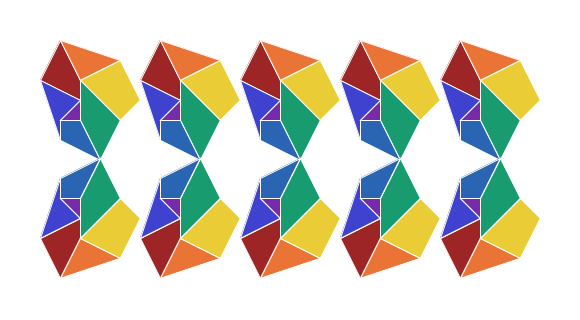
Frame 1 (no input)
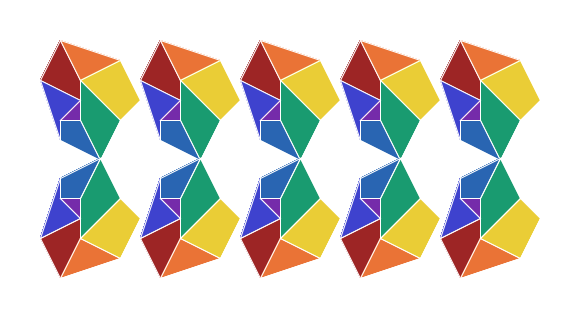
Frame 60 (the mouse pressed at the canvas centre just before this capture)
Frame 120 (the mouse held since frame 60 and released just before this capture): identical to frame 60, image omitted

The Processing sketch that drew these frames (run headless with seeded random() and noise(); from frame 60 on, the mouse is pressed at the canvas centre):

// Processing sketch: processing_21789
// ── processing_21789.pde

//P1M1
void setup() {
  size(580,320);
  background(255);

}
void draw() {
  for(int i=0; i<5; i++){
    pushMatrix();
    translate(i*100,0);
    stroke(255);
    strokeWeight(1);
    fill(157,37,37);
    quad(60,40,40,80,80,100,80,80);
    fill(234,115,54);
    triangle(60,40,120,60,80,80);
    fill(234,205,54);
    quad(120,60,140,100,120,120,80,80);
    fill(25,155,112);
    quad(120,120,80,80,80,120,100,160);
    fill(41,101,178);
    quad(80,120,100,160,60,140,60,120);
    fill(62,66,206);
    quad(60,140,60,120,80,100,40,80);
    fill(117,43,170);
    triangle(60,120,80,100,80,120);

    translate(-150,-52);
    fill(157,37,37);//red
    quad(190,290,230,270,230,290,210,330);
    fill(234,115,54);//orange
    triangle(210,330,230,290,270,310);
    fill(234,205,54);//yellow
    quad(270,310,230,290,270,250,290,270);
    fill(25,155,112);//green
    quad(270,250,230,290,230,250,250,210);
    fill(41,101,178);//blue
    quad(250,210,230,250,210,250,210,230);
    fill(62,66,206);//blue-purple
    quad(210,230,210,250,230,270,190,290);
    fill(117,43,170);//purple
    triangle(210,250,230,250,230,270);
    popMatrix();
  } 
       
     
   
}
